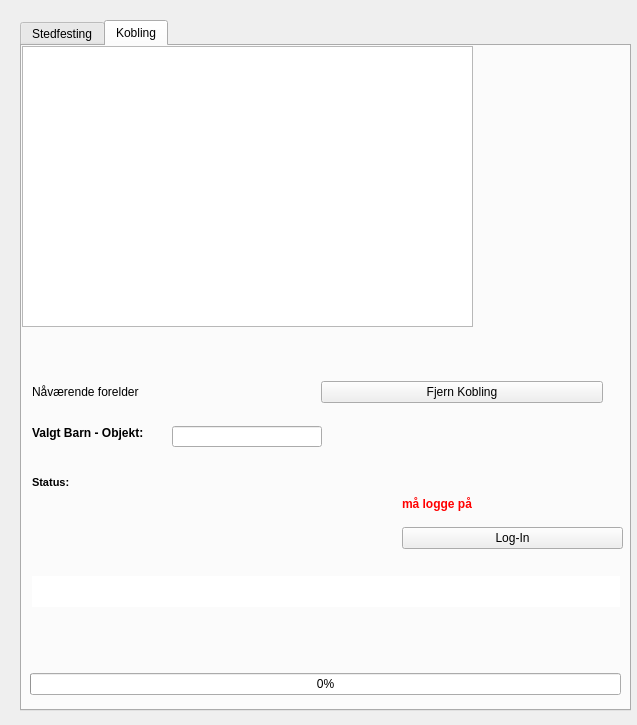
<?xml version="1.0" encoding="UTF-8"?>
<ui version="4.0">
 <class>more_window</class>
 <widget class="QWidget" name="more_window">
  <property name="geometry">
   <rect>
    <x>0</x>
    <y>0</y>
    <width>637</width>
    <height>725</height>
   </rect>
  </property>
  <property name="windowTitle">
   <string>Mer</string>
  </property>
  <widget class="QTabWidget" name="more_main_tab">
   <property name="geometry">
    <rect>
     <x>20</x>
     <y>20</y>
     <width>611</width>
     <height>691</height>
    </rect>
   </property>
   <property name="currentIndex">
    <number>1</number>
   </property>
   <widget class="QWidget" name="location_tab">
    <property name="enabled">
     <bool>true</bool>
    </property>
    <attribute name="title">
     <string>Stedfesting</string>
    </attribute>
   </widget>
   <widget class="QWidget" name="relation_tab">
    <attribute name="icon">
     <iconset>
      <normaloff>kobling_icon.png</normaloff>kobling_icon.png</iconset>
    </attribute>
    <attribute name="title">
     <string>Kobling</string>
    </attribute>
    <widget class="QTableWidget" name="table_relation_show">
     <property name="geometry">
      <rect>
       <x>0</x>
       <y>0</y>
       <width>451</width>
       <height>281</height>
      </rect>
     </property>
     <property name="editTriggers">
      <set>QAbstractItemView::NoEditTriggers</set>
     </property>
     <property name="selectionBehavior">
      <enum>QAbstractItemView::SelectRows</enum>
     </property>
    </widget>
    <widget class="QWidget" name="layoutWidget">
     <property name="geometry">
      <rect>
       <x>10</x>
       <y>330</y>
       <width>571</width>
       <height>32</height>
      </rect>
     </property>
     <layout class="QHBoxLayout" name="horizontalLayout">
      <item>
       <widget class="QLabel" name="current_linked_parent_lbl">
        <property name="text">
         <string>Nåværende forelder</string>
        </property>
       </widget>
      </item>
      <item>
       <widget class="QPushButton" name="unlink_from_parent_btn">
        <property name="text">
         <string>Fjern Kobling</string>
        </property>
       </widget>
      </item>
     </layout>
    </widget>
    <widget class="QWidget" name="verticalLayoutWidget">
     <property name="geometry">
      <rect>
       <x>10</x>
       <y>380</y>
       <width>141</width>
       <height>21</height>
      </rect>
     </property>
     <layout class="QVBoxLayout" name="verticalLayout">
      <item alignment="Qt::AlignTop">
       <widget class="QLabel" name="label">
        <property name="font">
         <font>
          <weight>75</weight>
          <bold>true</bold>
         </font>
        </property>
        <property name="text">
         <string>Valgt Barn - Objekt:</string>
        </property>
       </widget>
      </item>
     </layout>
    </widget>
    <widget class="QWidget" name="verticalLayoutWidget_2">
     <property name="geometry">
      <rect>
       <x>10</x>
       <y>430</y>
       <width>261</width>
       <height>51</height>
      </rect>
     </property>
     <layout class="QVBoxLayout" name="verticalLayout_2">
      <item alignment="Qt::AlignTop">
       <widget class="QLabel" name="label_2">
        <property name="minimumSize">
         <size>
          <width>259</width>
          <height>0</height>
         </size>
        </property>
        <property name="maximumSize">
         <size>
          <width>259</width>
          <height>16777215</height>
         </size>
        </property>
        <property name="font">
         <font>
          <pointsize>8</pointsize>
          <weight>75</weight>
          <bold>true</bold>
         </font>
        </property>
        <property name="text">
         <string>Status:</string>
        </property>
       </widget>
      </item>
      <item>
       <widget class="QLabel" name="status_fremdrfit_lbl">
        <property name="font">
         <font>
          <pointsize>10</pointsize>
         </font>
        </property>
        <property name="text">
         <string/>
        </property>
       </widget>
      </item>
     </layout>
    </widget>
    <widget class="QWidget" name="verticalLayoutWidget_3">
     <property name="geometry">
      <rect>
       <x>380</x>
       <y>440</y>
       <width>221</width>
       <height>63</height>
      </rect>
     </property>
     <layout class="QVBoxLayout" name="verticalLayout_3">
      <item>
       <widget class="QLabel" name="status_innlogging_lbl">
        <property name="font">
         <font>
          <weight>75</weight>
          <bold>true</bold>
         </font>
        </property>
        <property name="styleSheet">
         <string notr="true">color: red;</string>
        </property>
        <property name="text">
         <string>må logge på</string>
        </property>
       </widget>
      </item>
      <item>
       <widget class="QPushButton" name="login_btn_more_window">
        <property name="text">
         <string>Log-In</string>
        </property>
       </widget>
      </item>
     </layout>
    </widget>
    <widget class="QWidget" name="verticalLayoutWidget_4">
     <property name="geometry">
      <rect>
       <x>10</x>
       <y>530</y>
       <width>591</width>
       <height>31</height>
      </rect>
     </property>
     <layout class="QVBoxLayout" name="verticalLayout_4">
      <item>
       <widget class="QLineEdit" name="avvist_lbl">
        <property name="enabled">
         <bool>true</bool>
        </property>
        <property name="maximumSize">
         <size>
          <width>588</width>
          <height>32</height>
         </size>
        </property>
        <property name="frame">
         <bool>false</bool>
        </property>
        <property name="readOnly">
         <bool>true</bool>
        </property>
       </widget>
      </item>
     </layout>
    </widget>
    <widget class="QLineEdit" name="object_id_line">
     <property name="geometry">
      <rect>
       <x>150</x>
       <y>380</y>
       <width>150</width>
       <height>21</height>
      </rect>
     </property>
     <property name="maximumSize">
      <size>
       <width>150</width>
       <height>16777215</height>
      </size>
     </property>
     <property name="frame">
      <bool>true</bool>
     </property>
     <property name="readOnly">
      <bool>true</bool>
     </property>
    </widget>
   </widget>
  </widget>
  <widget class="QWidget" name="horizontalLayoutWidget">
   <property name="geometry">
    <rect>
     <x>30</x>
     <y>669</y>
     <width>591</width>
     <height>31</height>
    </rect>
   </property>
   <layout class="QHBoxLayout" name="horizontalLayout_2">
    <item>
     <widget class="QProgressBar" name="relation_status_bar">
      <property name="value">
       <number>0</number>
      </property>
     </widget>
    </item>
   </layout>
  </widget>
 </widget>
 <resources/>
 <connections/>
</ui>
